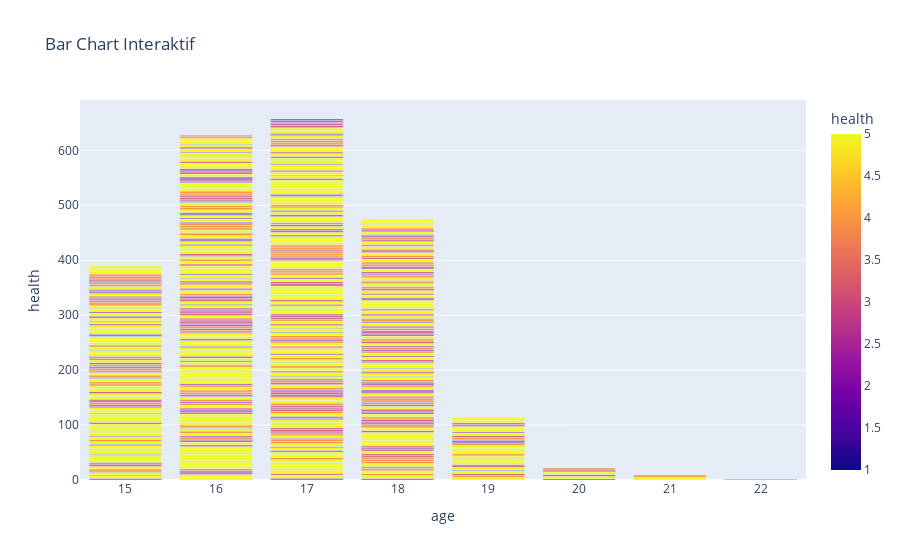

Notebook code cell kept with this figure:
### Code cell
import plotly.express as px

# Contoh Bar Chart Interaktif
fig = px.bar(por, x='age', y='health', color='health',
             labels={'Umur': 'Rata-rata Umur'}, title='Bar Chart Interaktif')
fig.show()

### Figure 1 — Plotly figure (JSON) as saved in the notebook; plotly's stock layout.template omitted (floating-point values rounded to 4 significant figures; data arrays with more than 128 entries replaced by an {"elided": "..."} marker saying what was removed)
{"data": [{"alignmentgroup": "True", "hovertemplate": "age=%{x}<br>health=%{marker.color}<extra></extra>", "legendgroup": "", "marker": {"color": {"elided": "649 int values"}, "coloraxis": "coloraxis", "pattern": {"shape": ""}}, "name": "", "offsetgroup": "", "orientation": "v", "showlegend": false, "textposition": "auto", "type": "bar", "x": {"elided": "649 int values"}, "xaxis": "x", "y": {"elided": "649 int values"}, "yaxis": "y"}], "layout": {"barmode": "relative", "coloraxis": {"colorbar": {"title": {"text": "health"}}, "colorscale": [[0, "#0d0887"], [0.1111, "#46039f"], [0.2222, "#7201a8"], [0.3333, "#9c179e"], [0.4444, "#bd3786"], [0.5556, "#d8576b"], [0.6667, "#ed7953"], [0.7778, "#fb9f3a"], [0.8889, "#fdca26"], [1, "#f0f921"]]}, "legend": {"tracegroupgap": 0}, "title": {"text": "Bar Chart Interaktif"}, "xaxis": {"anchor": "y", "domain": [0, 1], "title": {"text": "age"}}, "yaxis": {"anchor": "x", "domain": [0, 1], "title": {"text": "health"}}}}
